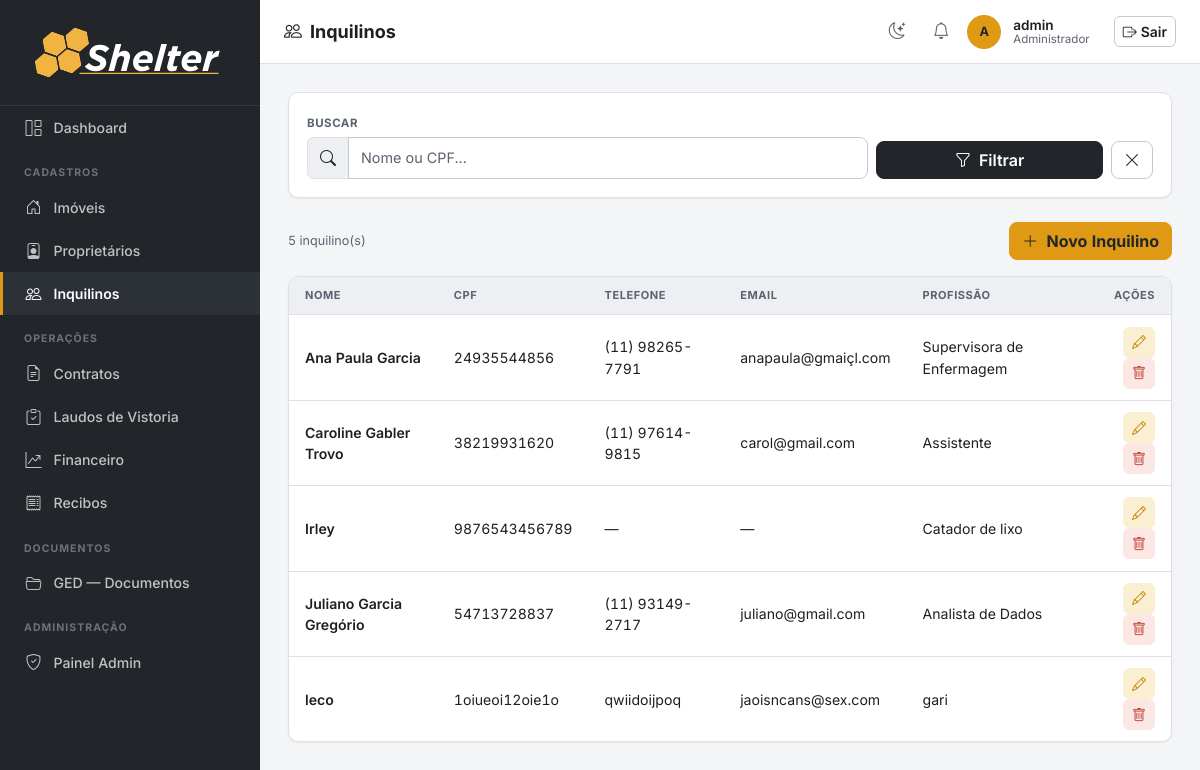
The app's page /inquilinos/ (signed in), older data.
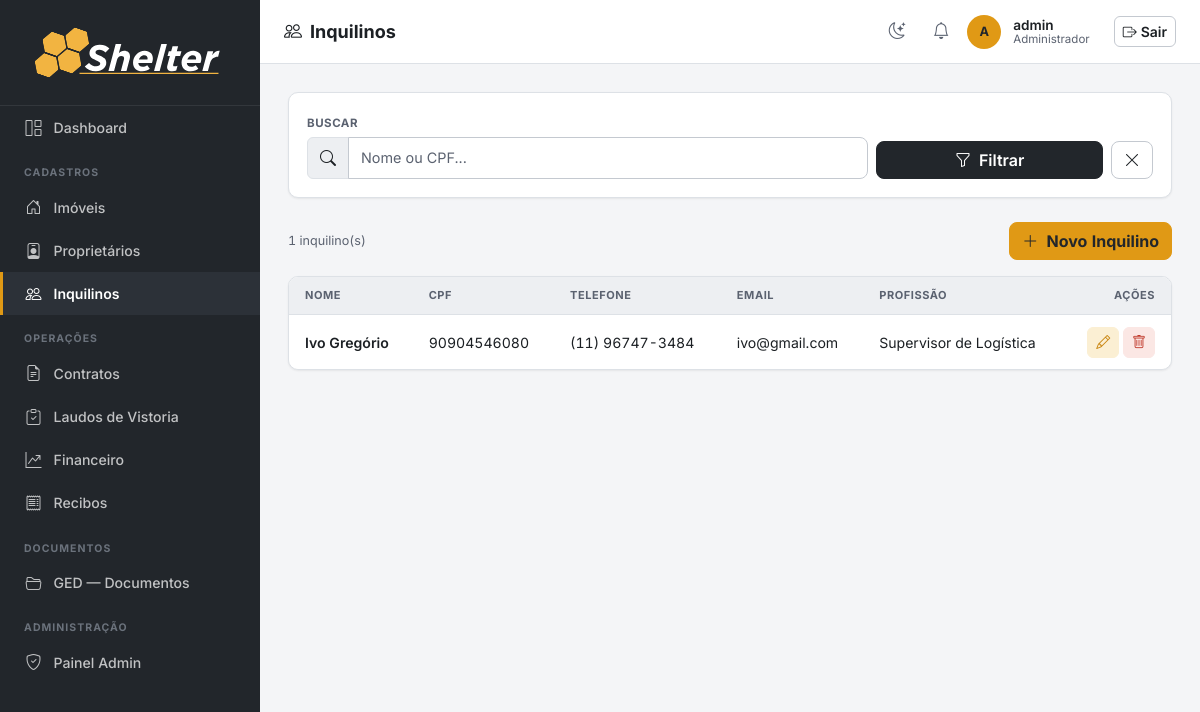
The same page, newer data.
### imoveis/models.py (models this page shows, shortened)
class Inquilino(models.Model):
    FAIXA_RENDA_CHOICES = [
        ('ate_2k', '< R$ 2k'),
        ('2_4k', 'R$ 2k - R$ 3.9k'),
        ('4_7k', 'R$ 4k - R$ 6.9k'),
        ('7_10k', 'R$ 7k - R$ 9.9k'),
        ('10_16k', 'R$ 10k - R$ 15.9k'),
        ('acima_16k', 'R$ 16k +'),
    ]
    nome = models.CharField(max_length=200)
    cpf = models.CharField(max_length=14, unique=True, validators=[validate_cpf], verbose_name='CPF')
    cnpj = models.CharField(max_length=18, blank=True, validators=[validate_cnpj], verbose_name='CNPJ')
    email = models.EmailField(blank=True)
    telefone = models.CharField(max_length=20, blank=True, validators=[validate_telefone])
    rg = models.CharField(max_length=20, blank=True, validators=[validate_rg], verbose_name='RG')
    qualificacao = models.CharField(max_length=300, blank=True, verbose_name='Qualificação',
                                    help_text='Estado civil, profissão, nacionalidade')
    profissao = models.CharField(max_length=100, blank=True, verbose_name='Profissão')
    faixa_renda = models.CharField(max_length=20, choices=FAIXA_RENDA_CHOICES, blank=True,
                                   verbose_name='Faixa de Renda')
    observacoes = models.TextField(blank=True, verbose_name='Observações')
    criado_em = models.DateTimeField(auto_now_add=True)
    class Meta:
        verbose_name = 'Inquilino'
        verbose_name_plural = 'Inquilinos'
        ordering = ['nome']

### imoveis/views.py (the view)
# urls.py: path('inquilinos/', views.inquilino_list, name='inquilino_list'),
@login_required
def inquilino_list(request):
    q = request.GET.get('q', '')
    qs = Inquilino.objects.all()
    if q:
        qs = qs.filter(Q(nome__icontains=q) | Q(cpf__icontains=q))
    return render(request, 'inquilinos/inquilino_list.html', {'inquilinos': qs, 'q': q})

### imoveis/context_processors.py (called while the page is built)
def notificacoes_usuario(request):
    user = getattr(request, 'user', None)
    if user is None or not user.is_authenticated:
        return {}
    ultimas = user.notificacoes.all()[:LIMITE_NOTIFICACOES_TOPBAR]
    return {'ultimas_notificacoes_usuario': ultimas}

### templates/inquilinos/inquilino_list.html (shortened to what this page needs)
{% extends 'base.html' %}
{% block page_title %}<i class="bi bi-people me-2"></i>Inquilinos{% endblock %}
{% block nav_inquilinos %}active{% endblock %}
{% block content %}
<div class="section-card mb-4">
  <div class="section-card-body">
    <form method="get" class="row g-2 align-items-end">
      <div class="col-12 col-md-8">
        <label class="form-label">Buscar</label>
        <div class="input-group">
          <span class="input-group-text"><i class="bi bi-search"></i></span>
          <input type="text" name="q" value="{{ q }}" class="form-control" placeholder="Nome ou CPF...">
        </div>
      </div>
      <div class="col-12 col-md-4 d-flex gap-2">
        <button type="submit" class="btn btn-graphite flex-fill"><i class="bi bi-funnel me-1"></i> Filtrar</button>
        <a href="{% url 'inquilino_list' %}" class="btn btn-outline-secondary"><i class="bi bi-x-lg"></i></a>
      </div>
    </form>
  </div>
</div>
<div class="d-flex justify-content-between align-items-center mb-3">
  <span class="text-muted small">{{ inquilinos.count }} inquilino(s)</span>
  <a href="{% url 'inquilino_create' %}" class="btn btn-primary"><i class="bi bi-plus-lg me-1"></i> Novo Inquilino</a>
</div>
<div class="section-card">
  <div class="table-responsive">
    <table class="table mb-0">
      <thead>
        <tr><th>Nome</th><th>CPF</th><th>Telefone</th><th>Email</th><th>Profissão</th><th class="text-end">Ações</th></tr>
      </thead>
      <tbody>
        {% for i in inquilinos %}
        <tr>
          <td class="fw-semibold">{{ i.nome }}</td>
          <td>{{ i.cpf }}</td>
          <td>{{ i.telefone|default:"—" }}</td>
          <td>{{ i.email|default:"—" }}</td>
          <td>{{ i.profissao|default:"—" }}</td>
          <td class="text-end">
            <a href="{% url 'inquilino_edit' i.pk %}" class="btn btn-sm btn-outline-primary"><i class="bi bi-pencil"></i></a>
            <button class="btn btn-sm btn-outline-danger" data-bs-toggle="modal" data-bs-target="#del{{ i.pk }}"><i class="bi bi-trash"></i></button>
          </td>
        </tr>
        {% empty %}
        <tr>
          <td colspan="6" class="border-0">
            <div class="empty-state"><i class="bi bi-inbox"></i>Nenhum inquilino cadastrado.</div>
          </td>
        </tr>
        {% endfor %}
      </tbody>
    </table>
  </div>
</div>
{% endblock %}

Row changes from the older to the newer data that the page shows:
removed Inquilino: nome "Ana Paula Garcia", cpf "24935544856", telefone "(11) 98265-7791", email "anapaula@gmaiçl.com", profissao "Supervisora de Enfermagem"
removed Inquilino: nome "Caroline Gabler Trovo", cpf "38219931620", telefone "(11) 97614-9815", email "carol@gmail.com", profissao "Assistente"
removed Inquilino: nome "Irley", cpf "9876543456789", telefone "—", email "—", profissao "Catador de lixo"
removed Inquilino: nome "Juliano Garcia Gregório", cpf "54713728837", telefone "(11) 93149-2717", email "juliano@gmail.com", profissao "Analista de Dados"
removed Inquilino: nome "leco", cpf "1oiueoi12oie1o", telefone "qwiidoijpoq", email "jaoisncans@sex.com", profissao "gari"
added Inquilino: nome "Ivo Gregório", cpf "90904546080", telefone "(11) 96747-3484", email "ivo@gmail.com", profissao "Supervisor de Logística"
Text that changed along with them:
{{ inquilinos.count }}: "5" → "1"
